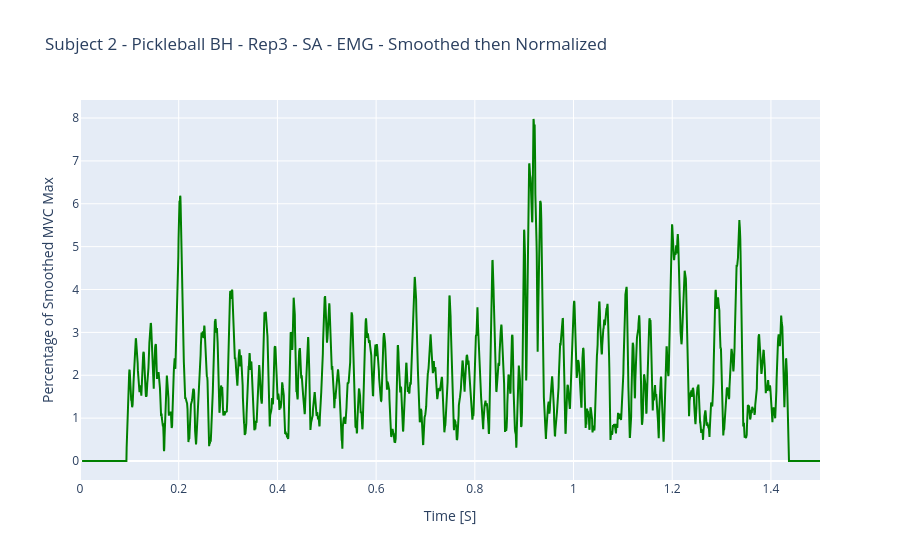

Notebook code cell kept with this figure:
### Code cell
# previously got subject 2 SA MVC RMS Smoothed Max
mvc_sa_max = np.max(df_mvc["rms_smoothed"])
print("Smoothed MVC Max: ", mvc_sa_max)

# normalized = SA RMS Smoothed / SA MVC Smoothed Max * 100%
df_pkbh["sa_norm_percent"] = df_pkbh["smoothed_sa"].apply(lambda x: np.divide(x, mvc_sa_max)*100)
np.max(df_pkbh["sa_norm_percent"])


pkbh_sa_emg_norm_fig = go.Figure()

pkbh_sa_emg_norm_fig.add_trace(
  go.Scatter(
        x=df_pkbh["X [s]"], 
        y=df_pkbh["sa_norm_percent"], 
        name='Smoothed then Normalized SA EMG', 
        line=dict(color='green')
  )
)
pkbh_sa_emg_norm_fig.update_layout(
    title=dict(
        text='Subject 2 - Pickleball BH - Rep3 - SA - EMG - Smoothed then Normalized'
    ),
    xaxis=dict(
        title=dict(
            text='Time [S]'
        )
    ),
    yaxis=dict(
        title=dict(
            text='Percentage of Smoothed MVC Max'
        )
    ),
)
pkbh_sa_emg_norm_fig.show()

### Figure 1 — Plotly figure (JSON) as saved in the notebook; plotly's stock layout.template omitted (floating-point values rounded to 4 significant figures; data arrays with more than 128 entries replaced by an {"elided": "..."} marker saying what was removed)
{"data": [{"line": {"color": "green"}, "name": "Smoothed then Normalized SA EMG", "type": "scatter", "x": {"elided": "3222 float values"}, "y": {"elided": "3222 float values"}}], "layout": {"title": {"text": "Subject 2 - Pickleball BH - Rep3 - SA - EMG - Smoothed then Normalized"}, "xaxis": {"title": {"text": "Time [S]"}}, "yaxis": {"title": {"text": "Percentage of Smoothed MVC Max"}}}}
